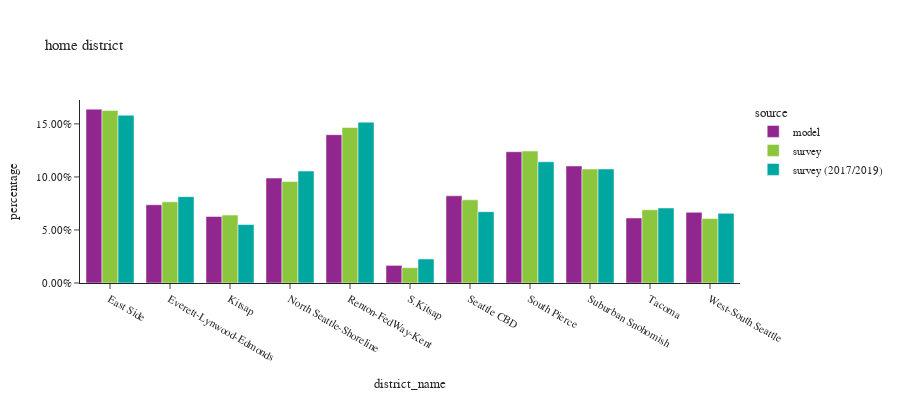

Notebook cell for this chart:
### Code cell
plot_hh_stat(df_hh, 'district_name', 'home district', wid=900)

### Figure 1 — Plotly figure (JSON) as saved in the notebook; plotly's stock layout.template omitted (floating-point values rounded to 4 significant figures)
{"data": [{"alignmentgroup": "True", "customdata": [[284559], [128111], [108903], [171769], [242732], [28818], [142730], [214865], [191549], [106406], [115687]], "hovertemplate": "source=model<br>district_name=%{x}<br>percentage=%{y}<br>sample count=%{customdata[0]}<extra></extra>", "legendgroup": "model", "marker": {"color": "#91268F", "pattern": {"shape": ""}}, "name": "model", "offsetgroup": "model", "orientation": "v", "showlegend": true, "textposition": "auto", "type": "bar", "x": ["East Side", "Everett-Lynwood-Edmonds", "Kitsap", "North Seattle-Shoreline", "Renton-FedWay-Kent", "S.Kitsap", "Seattle CBD", "South Pierce", "Suburban Snohomish", "Tacoma", "West-South Seattle"], "xaxis": "x", "y": [0.1639, 0.07379, 0.06273, 0.09894, 0.1398, 0.0166, 0.08221, 0.1238, 0.1103, 0.06129, 0.06664], "yaxis": "y"}, {"alignmentgroup": "True", "customdata": [[319], [171], [249], [191], [679], [26], [192], [643], [201], [167], [731]], "hovertemplate": "source=survey<br>district_name=%{x}<br>percentage=%{y}<br>sample count=%{customdata[0]}<extra></extra>", "legendgroup": "survey", "marker": {"color": "#8CC63E", "pattern": {"shape": ""}}, "name": "survey", "offsetgroup": "survey", "orientation": "v", "showlegend": true, "textposition": "auto", "type": "bar", "x": ["West-South Seattle", "Tacoma", "Suburban Snohomish", "South Pierce", "Seattle CBD", "S.Kitsap", "Renton-FedWay-Kent", "North Seattle-Shoreline", "Kitsap", "Everett-Lynwood-Edmonds", "East Side"], "xaxis": "x", "y": [0.06078, 0.06899, 0.1075, 0.1244, 0.07844, 0.01444, 0.1466, 0.09562, 0.06401, 0.07649, 0.1627], "yaxis": "y"}, {"alignmentgroup": "True", "customdata": [[816], [195], [204], [1517], [193], [53], [1685], [302], [213], [217], [795]], "hovertemplate": "source=survey (2017/2019)<br>district_name=%{x}<br>percentage=%{y}<br>sample count=%{customdata[0]}<extra></extra>", "legendgroup": "survey (2017/2019)", "marker": {"color": "#00A7A0", "pattern": {"shape": ""}}, "name": "survey (2017/2019)", "offsetgroup": "survey (2017/2019)", "orientation": "v", "showlegend": true, "textposition": "auto", "type": "bar", "x": ["East Side", "Everett-Lynwood-Edmonds", "Kitsap", "North Seattle-Shoreline", "Renton-FedWay-Kent", "S.Kitsap", "Seattle CBD", "South Pierce", "Suburban Snohomish", "Tacoma", "West-South Seattle"], "xaxis": "x", "y": [0.1581, 0.08142, 0.05513, 0.1055, 0.1517, 0.02264, 0.06726, 0.1143, 0.1075, 0.07071, 0.06569], "yaxis": "y"}], "layout": {"barmode": "group", "font": {"size": 11}, "height": 400, "legend": {"title": {"text": "source"}, "tracegroupgap": 0}, "title": {"text": "home district"}, "width": 900, "xaxis": {"anchor": "y", "domain": [0.0, 1.0], "title": {"text": "district_name"}}, "yaxis": {"anchor": "x", "domain": [0.0, 1.0], "tickformat": ".2%", "title": {"text": "percentage"}}}}
